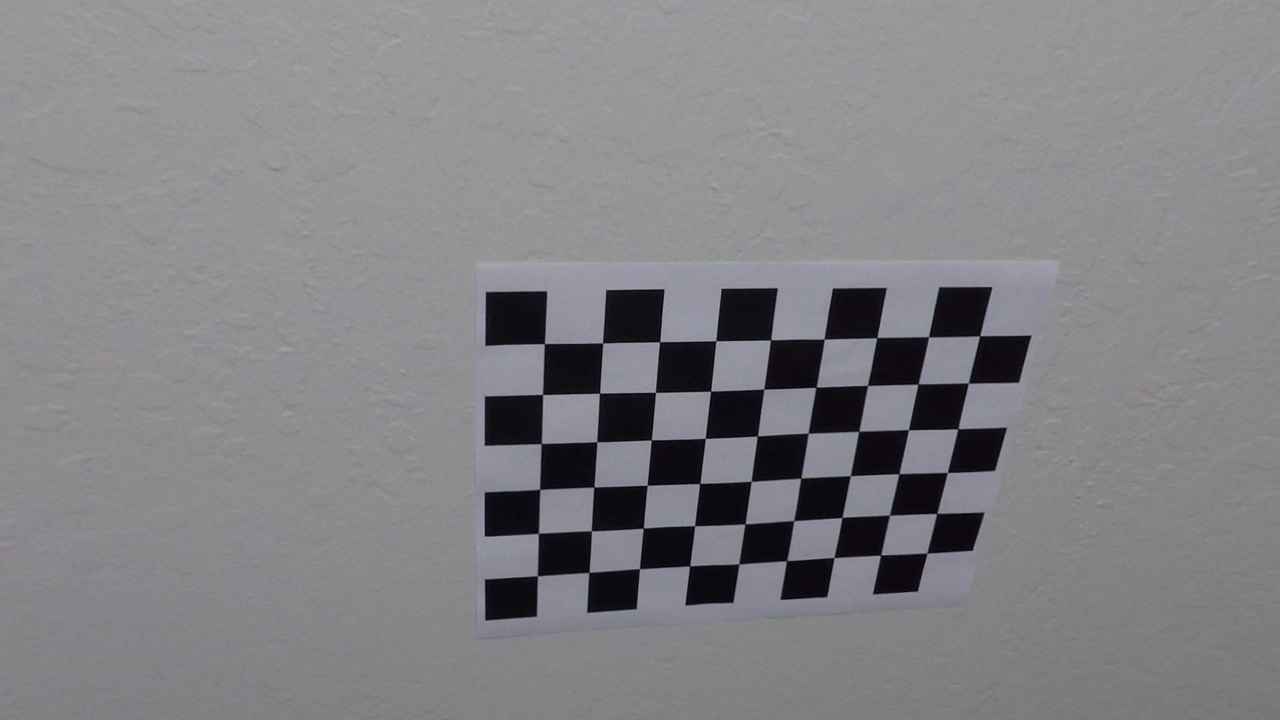
#> input picture camera_cal/calibration10_undist.jpg, 1280 x 720 px; its folder holds only this picture in this run
$ python calibrate_camera.py
#> lines starting #> are read from the running program, lines starting #| are printed output that depends on the picture; after the words box and inside, x2 and y2 are one past the last pixel; in counts of white or black regions, pixels touching at a corner belong together
import numpy as np
import cv2
import glob
import matplotlib
matplotlib.use('qt5agg')
import matplotlib.pyplot as plt
import pickle

nx = 9 # the number of inside corners in x
ny = 6 # the number of inside corners in y
# prepare object points, like (0,0,0), (1,0,0), (2,0,0) ....,(6,5,0)
objp = np.zeros((ny*nx,3), np.float32)
objp[:,:2] = np.mgrid[0:nx, 0:ny].T.reshape(-1,2)

# Arrays to store object points and image points from all the images.
objpoints = [] # 3d points in real world space
imgpoints = [] # 2d points in image plane.

# Make a list of calibration images
images = glob.glob('camera_cal/*.jpg')

# Step through the list and search for chessboard corners
for idx, fname in enumerate(images):
    img = cv2.imread(fname)
#> img is the input picture: shape (720, 1280, 3); mean B, G, R 133.5, 129.8, 130.6
    gray = cv2.cvtColor(img, cv2.COLOR_BGR2GRAY)

    # Find the chessboard corners
    ret, corners = cv2.findChessboardCorners(gray, (ny,nx), None)
#> ret = True; corners = 54 rows, first 8: [538.6, 576.4], [537.5, 534.5], [539.6, 489.5], [541.9, 442.7], [543.2, 395], [545.3, 342.7], [589.5, 571.3], [591.4, 530.9]

    # If found, add object points, image points
    if ret == True:
        objpoints.append(objp)
        imgpoints.append(corners)

        # Draw and display the corners
        cv2.drawChessboardCorners(img, (ny,nx), corners, ret)
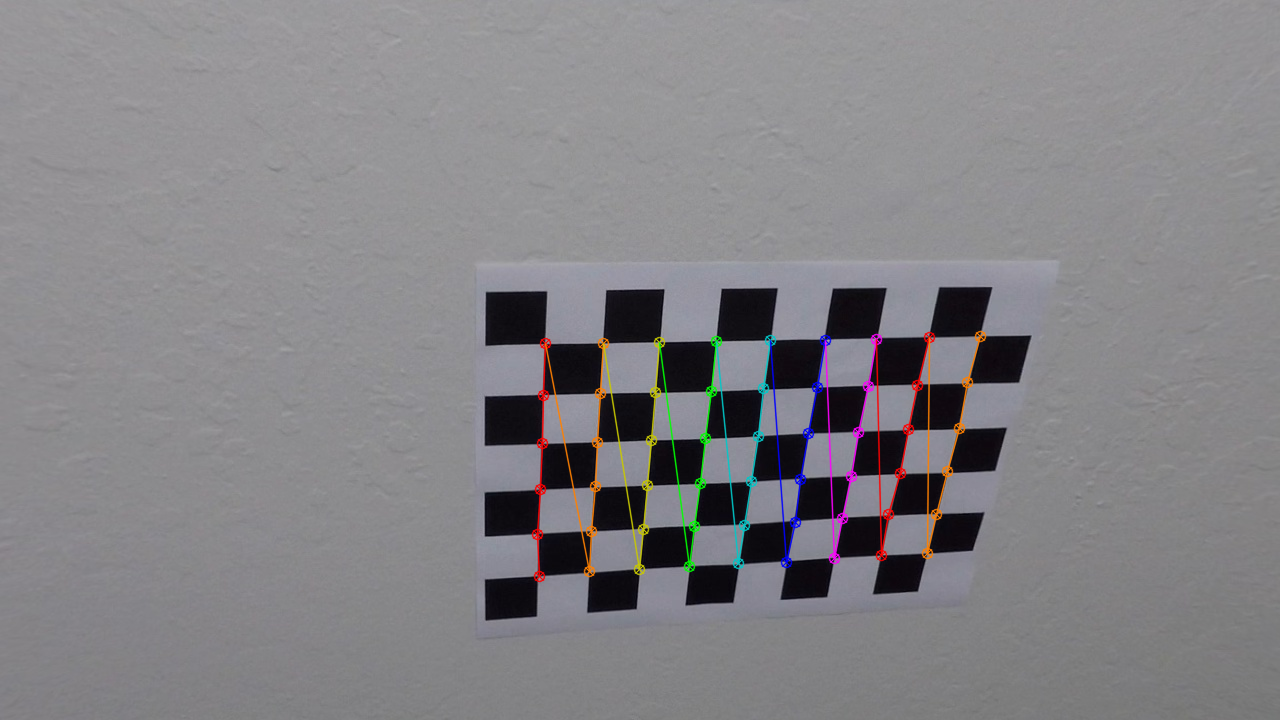
#> img: shape (720, 1280, 3); 1.72% of pixels changed, all inside (x1, y1, x2, y2) = (531, 330, 987, 583)
        cv2.imshow('img', img)
        #cv2.waitKey(100)

cv2.destroyAllWindows()

# Test undistortion on an image
img = cv2.imread('camera_cal/calibration2.jpg')
#> (the run stopped early here; a loop or call above may not have finished)
